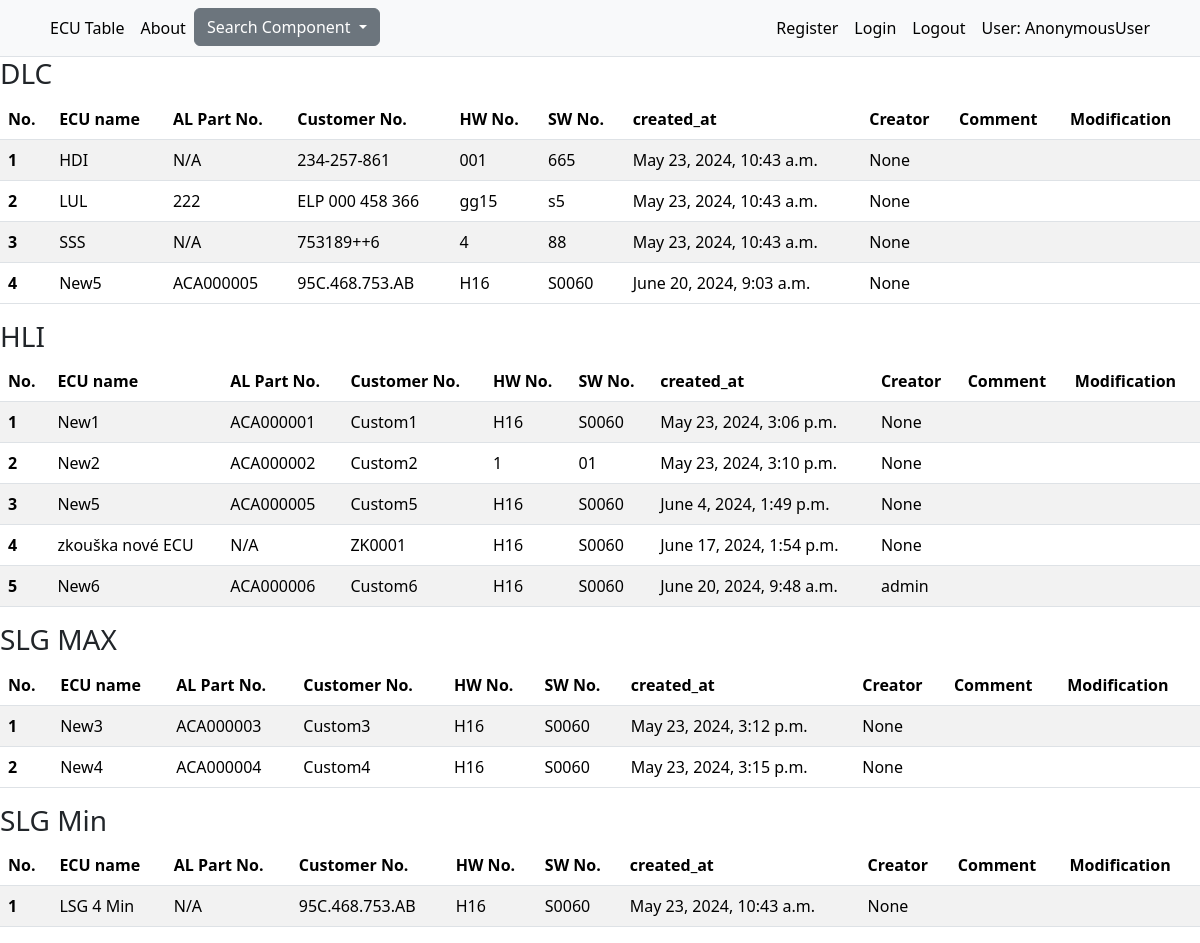
Before: / with the older database file.
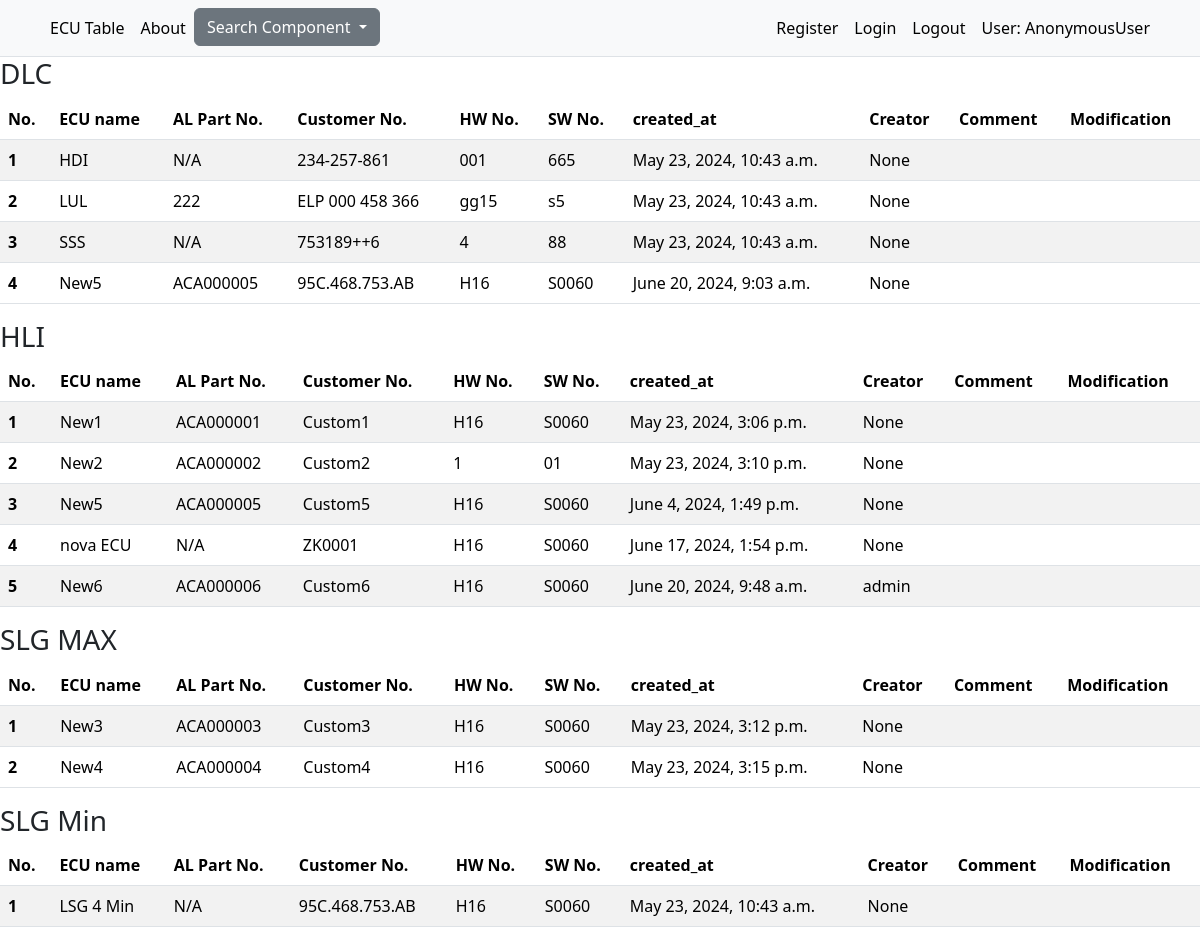
After: the same page with the newer database file.
### db_ecu/models.py (models this page shows, shortened)
class ECU(models.Model):
    family = models.ForeignKey(Family, on_delete=models.CASCADE, null=True, blank=True)
    ecu_name = models.CharField(max_length=20)
    customer_number = models.CharField(max_length=15)
    al_part_no = models.CharField(max_length=11, default='N/A',null=True, blank=True)
    hw_number = models.CharField(max_length=10)
    sw_number = models.CharField(max_length=10)
    created_at = models.DateTimeField(auto_now_add=True)
    creator = models.ForeignKey(User, on_delete=models.CASCADE, null=True, blank=True)
    ecu_description = models.CharField(max_length=40, null=True, blank=True)
    comment = models.CharField(max_length=100, null=True, blank=True)

### db_ecu/views.py (the view)
# urls.py: path('', ecu_tables, name='ecu-tables'),
def ecu_tables(request):
    ecu_list = ECU.objects.select_related('family').all()
    families_ecus = defaultdict(list)
    for ecu in ecu_list:
        families_ecus[ecu.family.name].append(ecu)
    sorted_families_ecus = dict(sorted(families_ecus.items()))
    return render(request, 'ECU_tables.html', {'families_ecus': sorted_families_ecus})

### templates/ECU_tables.html (shortened to what this page needs)
{% extends 'base.html' %}
{% block content %}
  <body>
        {% for family_name, ecus in families_ecus.items %}
        <h3>{{ family_name }}</h3>
        <table class="table table-striped table-hover" id="data-table-{{ forloop.counter }}">
          <thead>
            <tr>
              <th scope="col">No.</th>
              <th scope="col">ECU name</th>
              <th scope="col">AL Part No.</th>
              <th scope="col">Customer No.</th>
              <th scope="col">HW No.</th>
              <th scope="col">SW No.</th>
              <th scope="col">created_at</th>
              <th scope="col">Creator</th>
              <th scope="col">Comment</th>
              <th scope="col">Modification</th>
            </tr>
          </thead>
          <tbody>
            {% for every_ecu in ecus %}
            <tr>
              <th scope="row">{{ forloop.counter }}</th>
              <td>{{ every_ecu.ecu_name }}</td>
              <td>{{ every_ecu.al_part_no }}</td>
              <td>{{ every_ecu.customer_number }}</td>
              <td>{{ every_ecu.hw_number }}</td>
              <td>{{ every_ecu.sw_number }}</td>
              <td>{{ every_ecu.created_at }}</td>
              <td>{{ every_ecu.creator }}</td>
              <td>{{ every_ecu.ecu_comment }}</td>
              <td>
              </td>
            </tr>
            {% endfor %}
          </tbody>
        </table>
        {% endfor %}
{% endblock %}

Changed rows visible on the page:
changed ECU "ZK0001": ecu_name "zkouška nové ECU" → "nova ECU"
